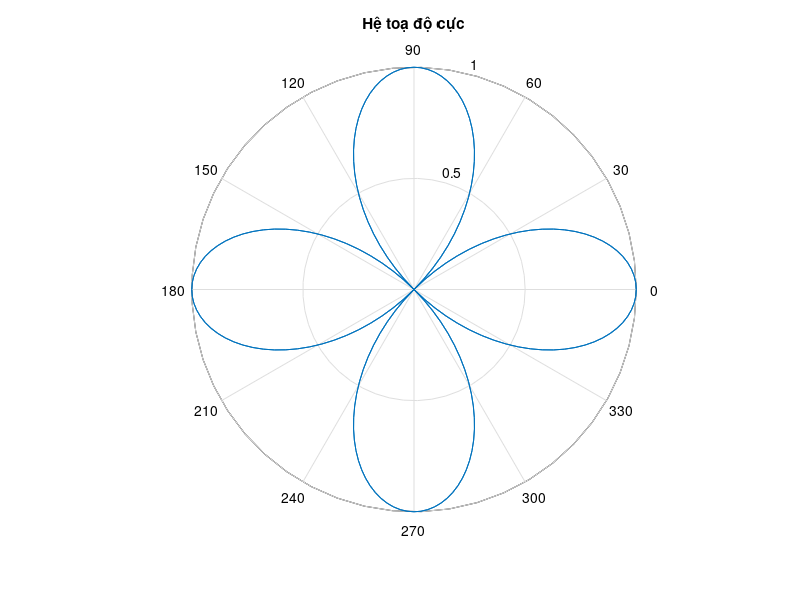

The MATLAB source for this figure:
figure('Name', 'Bài tập 6a', 'NumberTitle', 'off')

theta = -2*pi:pi/100:2*pi;
r = cos(2*theta);
polar(theta, r)
title('Hệ toạ độ cực')